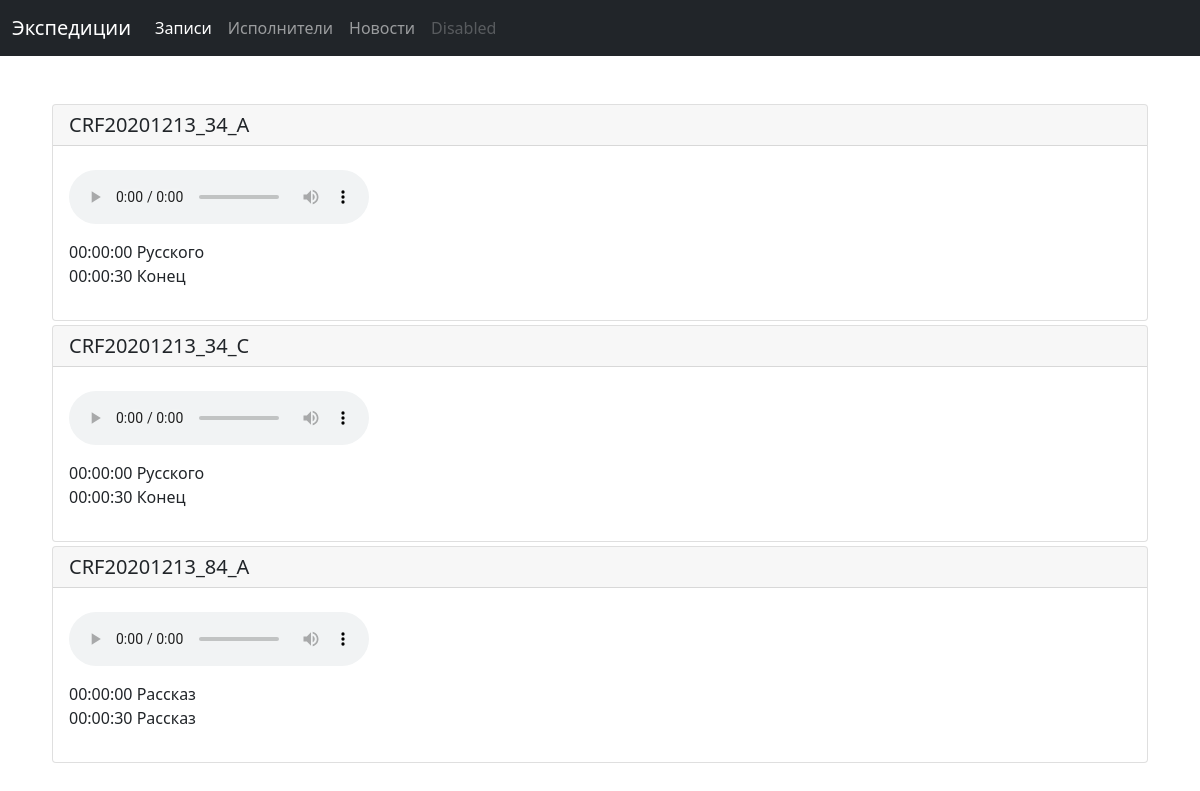
/digital/, run on an earlier commit of the app's database.
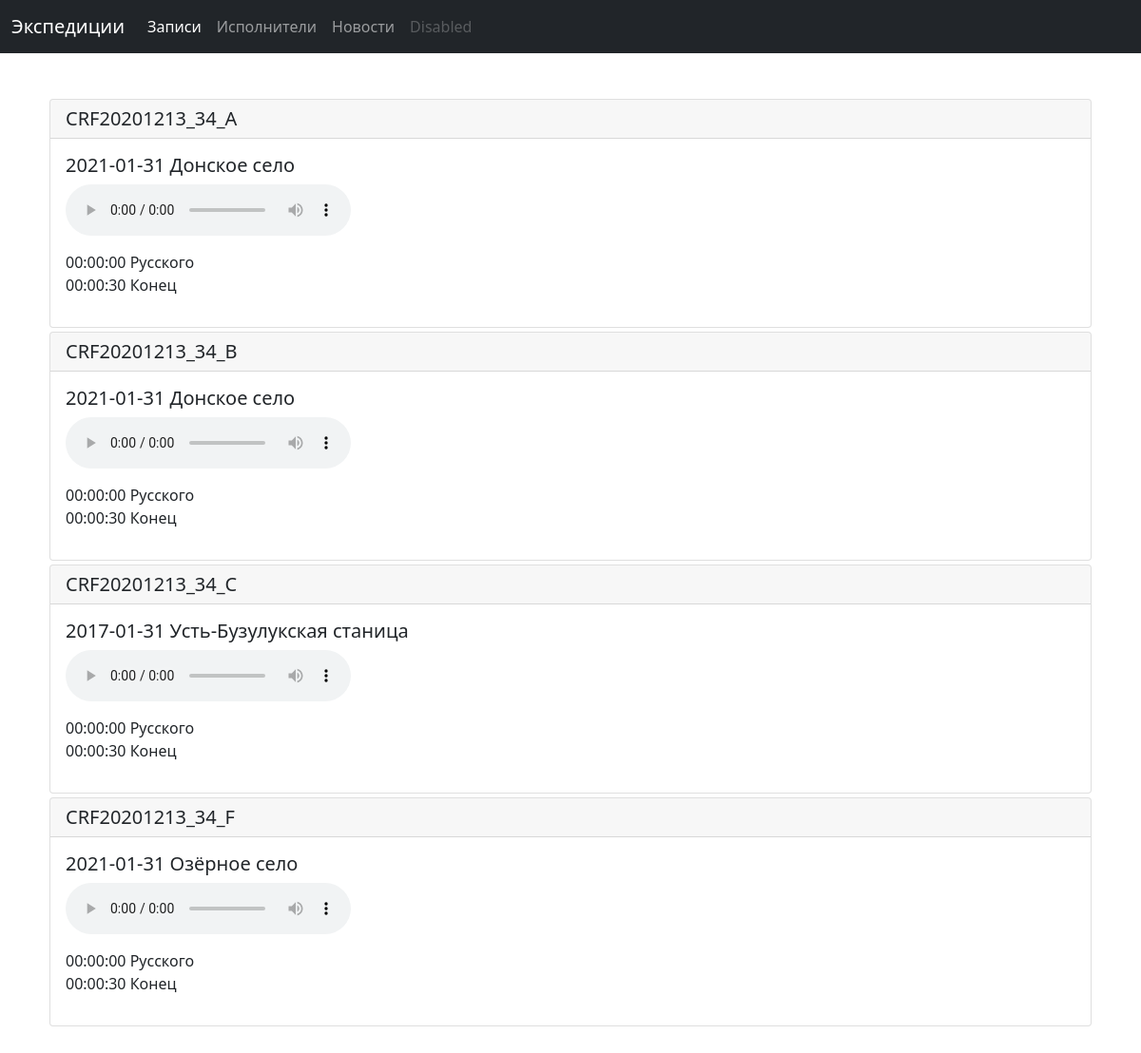
And on a later commit of the database.
### folklore_base/apps/base/models.py (models this page shows, shortened)
class DigitalMedia(models.Model):
    id_auto = models.AutoField(primary_key=True)
    seans = models.ForeignKey(SeansOfRecord,
                              on_delete=models.DO_NOTHING)
    place_hdd_drive = models.ForeignKey(HddMediaDrive,
                                        on_delete=models.DO_NOTHING,
                                        default=0,
                                        verbose_name='На каком HDD хранится')
    id_of_digitl_media = models.CharField(unique=True,
                                          default='CRF20201213_34_A',
                                          verbose_name='ID цифровой записи',
                                          max_length=45)
    fileupl = models.FileField(upload_to='audio/',
                               verbose_name='Аудиофайл')
    file_description = models.TextField(max_length=600,
                                        verbose_name='Описание и тайминг',
                                        default='00:00:00 Русского \n00:00:30 Конец')
    class Meta:
        verbose_name='Цифровой медиа файл'
        verbose_name_plural = 'Цифровые медиа файлы'

class SeansOfRecord(models.Model):
    id_of_seance_of_record = models.AutoField(primary_key=True)
    data_seans_of_record = models.DateField(verbose_name='Дата сеанса записи')
    place_of_record = models.ForeignKey(Naspunkt,
                                        on_delete=models.DO_NOTHING,
                                        verbose_name='Место записи')
    informant_of_seanse = models.ManyToManyField(Informant,
                                                 verbose_name='Информанты сеанса')
    class Meta:
        verbose_name = 'Сеанс записи'
        verbose_name_plural = 'Сеансы записи'
    def __str__(self):
        return str(self.data_seans_of_record) + ' ' + str(self.place_of_record)

class Naspunkt(models.Model):
    rajon_naspunkt = models.ForeignKey(Rajon, on_delete=models.DO_NOTHING,
                                 verbose_name='Район')
    naspunkt_name = models.CharField(max_length=30,
                                     help_text='Населённый пункт',
                                     verbose_name='Населённый пункт')
    class Meta:
        verbose_name = 'Населённый пункт'
        verbose_name_plural = '04 Населенные пункты'
    def __str__(self):
        return self.naspunkt_name

### folklore_base/apps/base/views.py (the view)
# urls.py: path('digital/', DigitalMediaListView.as_view(), name = 'home'),
class DigitalMediaListView(ListView):
    model = DigitalMedia
    template_name = 'digitalmedia.html'

### folklore_base/apps/base/templates/digitalmedia.html (shortened to what this page needs)
{% extends 'base.html' %}
{% block content %}
{% for dm in object_list %}
<div class="card" style="margin: 4;">
  <h5 class="card-header">{{ dm.id_of_digitl_media }}</h5>
  <div class="card-body">
    <h5 class="card-title">{{ dm.seans }}</h5>
    <p class="card-text"><audio src="{{ dm.fileupl.url }}" controls></audio></p>
    <p class="card-text">{{ dm.file_description|linebreaks }}</p>
  </div>
</div>
{% endfor %}
{% endblock content %}

### folklore_base/apps/base/templates/base.html (shortened to what this page needs)
{% load static %}
<html>
  <head>
    <link href="https://cdn.jsdelivr.net/npm/bootstrap@5.0.0-beta1/dist/css/bootstrap.min.css" rel="stylesheet">
  </head>
  <body>
    <nav class="navbar navbar-expand-lg navbar-dark bg-dark">
    <div class="container-fluid">
      <a class="navbar-brand" href="{% url 'expeditions' %}">Экспедиции</a>
      <div class="collapse navbar-collapse" id="navbarNav">
        <ul class="navbar-nav">
          <li class="nav-item">
            <a class="nav-link active" aria-current="page" href="{% url 'home' %}">Записи</a>
          </li>
          <li class="nav-item">
            <a class="nav-link" href="#">Исполнители</a>
          </li>
          <li class="nav-item">
            <a class="nav-link" href="#">Новости</a>
          </li>
          <li class="nav-item">
            <a class="nav-link disabled" href="#" tabindex="-1" aria-disabled="true">Disabled</a>
          </li>
        </ul>
      </div>
    </div>
  </nav>
    <div class="m-5">
      {% block content %}
      {% endblock content %}
    </div>
  </body>
</html>

What changed in the data, as far as the page shows it:
changed DigitalMedia "CRF20201213_34_A": seans (not shown) → "2021-01-31 Донское село"
changed DigitalMedia: id_of_digitl_media "CRF20201213_34_C" → "CRF20201213_34_B"; seans (not shown) → "2021-01-31 Донское село"
changed DigitalMedia: id_of_digitl_media "CRF20201213_84_A" → "CRF20201213_34_С"; seans (not shown) → "2017-01-31 Усть-Бузулукская станица"; file_description "00:00:00 Рассказ 00:00:30 Рассказ" → "00:00:00 Русского 00:00:30 Конец"
added DigitalMedia: id_of_digitl_media "CRF20201213_34_F", seans "2021-01-31 Озёрное село", file_description "00:00:00 Русского 00:00:30 Конец"
